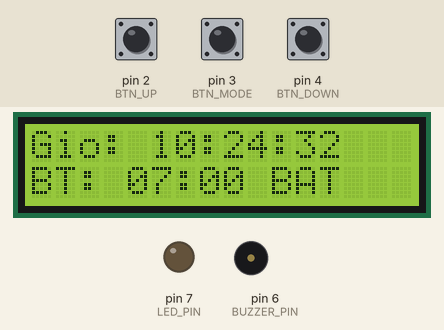
Simulated run of this sketch. Board: Arduino Uno, built with avr-gcc and run on an emulated ATmega328P. On the bench: 16×2 character LCD, output pins drawn as LEDs (lit = HIGH), buzzer (waves = sounding, pin HIGH). The test bench sets the inputs (shaded band); at power-on: pin 3 (BTN_MODE) HIGH, pin 4 (BTN_DOWN) HIGH, pin 2 (BTN_UP) HIGH. The local clock reads 2024-03-15 10:24:30 at power-on unless the sketch sets it; what the sketch prints to the serial monitor is not drawn.

Above: at 2.2 s.
2.3 s: pin 3 (BTN_MODE) pulled LOW for 0.15 s
At 3.8 s:
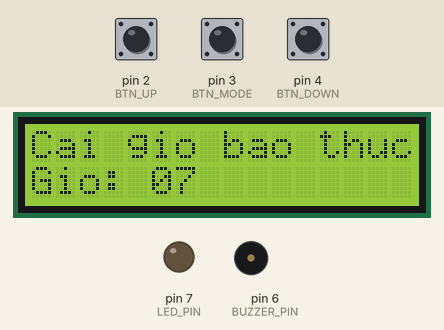
4.1 s: pin 3 (BTN_MODE) pulled LOW for 1 s
At 5.6 s:
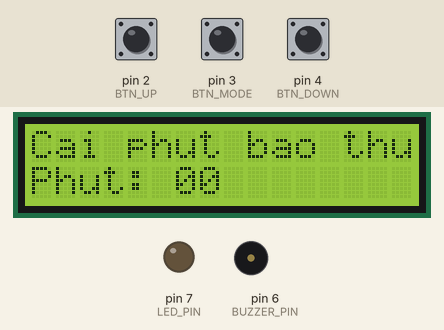
6.6 s: pin 4 (BTN_DOWN) pulled LOW for 0.15 s
At 6.86 s:
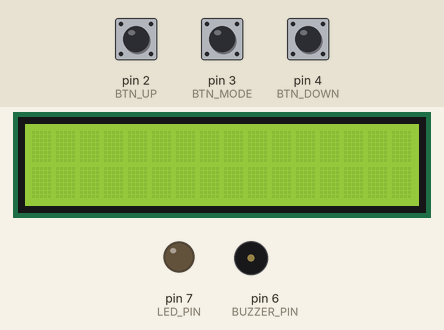
8.6 s: pin 4 (BTN_DOWN) pulled LOW for 1 s
At 10.2 s:
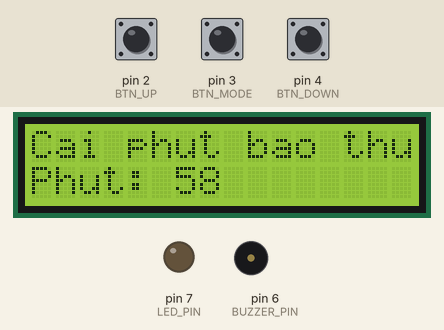
Timing chart, 0 to 11.7 s (numbered marks = the images above; inputs shaded):
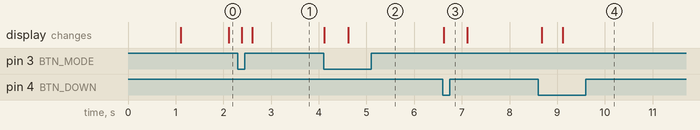

The sketch:

sketch_nov13a.ino
```cpp
#include <Wire.h>
#include <LiquidCrystal_I2C.h>
#include <RTClib.h>
#include <EEPROM.h>

// Chan ket noi - NUT DOWN DOI SANG CHAN 4
#define BUZZER_PIN 6    // PD6 - Buzzer
#define LED_PIN 7       // PD7 - LED
#define BTN_MODE 3      // PD3 - Nut MODE
#define BTN_UP 2        // PD2 - Nut UP
#define BTN_DOWN 4      // PD4 - Nut DOWN (doi sang chan 4)
#define BTN_SET 0       // PD0 - Nut SET

// Dia chi EEPROM
#define ALARM_HOUR_ADDR 0
#define ALARM_MINUTE_ADDR 1
#define ALARM_STATE_ADDR 2

// Khai bao doi tuong
RTC_DS1307 rtc;
LiquidCrystal_I2C lcd(0x27, 16, 2);

// Bien toan cuc
int currentHour, currentMinute, currentSecond;
int alarmHour = 7, alarmMinute = 0;
bool alarmEnabled = false;
bool alarmActive = false;

unsigned long lastDisplayUpdate = 0;
unsigned long displayUpdateInterval = 500;
unsigned long alarmStartTime = 0;
unsigned long alarmDuration = 30000;

enum Mode {CLOCK, SET_ALARM_HOUR, SET_ALARM_MINUTE};
Mode currentMode = CLOCK;

// Bien cho xu ly nut nhan
unsigned long lastButtonCheck = 0;
unsigned long buttonCheckInterval = 100;
bool btnModePressed = false;
bool btnUpPressed = false;
bool btnDownPressed = false;
bool btnSetPressed = false;

void setup() {
  Serial.begin(9600);

  // Khoi tao chan I/O
  pinMode(BUZZER_PIN, OUTPUT);
  pinMode(LED_PIN, OUTPUT);
  pinMode(BTN_MODE, INPUT_PULLUP);
  pinMode(BTN_UP, INPUT_PULLUP);
  pinMode(BTN_DOWN, INPUT_PULLUP);
  pinMode(BTN_SET, INPUT_PULLUP);

  digitalWrite(BUZZER_PIN, LOW);
  digitalWrite(LED_PIN, LOW);

  Wire.begin();

  lcd.init();
  lcd.backlight();
  lcd.clear();
  lcd.print("Khoi dong...");

  if (!rtc.begin()) {
    lcd.clear();
    lcd.print("Loi RTC!");
    while (1);
  }

  if (!rtc.isrunning()) {
    rtc.adjust(DateTime(F(__DATE__), F(__TIME__)));
  }

  alarmHour = EEPROM.read(ALARM_HOUR_ADDR);
  alarmMinute = EEPROM.read(ALARM_MINUTE_ADDR);
  alarmEnabled = EEPROM.read(ALARM_STATE_ADDR);

  if (alarmHour > 23) alarmHour = 7;
  if (alarmMinute > 59) alarmMinute = 0;

  delay(1000);
  lcd.clear();

  Serial.println("San sang! Nut DOWN o chan 4");
}

void loop() {
  unsigned long currentMillis = millis();

  if (currentMillis - lastDisplayUpdate >= displayUpdateInterval) {
    lastDisplayUpdate = currentMillis;
    readRTCTime();
    checkAlarm();
    updateDisplay();
  }

  if (currentMillis - lastButtonCheck >= buttonCheckInterval) {
    lastButtonCheck = currentMillis;
    handleButtons();
  }

  if (alarmActive) {
    handleActiveAlarm();
  }
}

void readRTCTime() {
  DateTime now = rtc.now();
  currentHour = now.hour();
  currentMinute = now.minute();
  currentSecond = now.second();
}

void checkAlarm() {
  if (alarmEnabled && !alarmActive) {
    if (currentHour == alarmHour && currentMinute == alarmMinute && currentSecond == 0) {
      alarmActive = true;
      alarmStartTime = millis();
    }
  }
}

void handleActiveAlarm() {
  unsigned long currentMillis = millis();

  if (currentMillis % 1000 < 500) {
    digitalWrite(BUZZER_PIN, HIGH);
    digitalWrite(LED_PIN, HIGH);
  } else {
    digitalWrite(BUZZER_PIN, LOW);
    digitalWrite(LED_PIN, LOW);
  }

  if (currentMillis - alarmStartTime >= alarmDuration) {
    stopAlarm();
  }
}

void stopAlarm() {
  alarmActive = false;
  digitalWrite(BUZZER_PIN, LOW);
  digitalWrite(LED_PIN, LOW);
}

void handleButtons() {
  int modeState = digitalRead(BTN_MODE);
  int upState = digitalRead(BTN_UP);
  int downState = digitalRead(BTN_DOWN);
  int setState = digitalRead(BTN_SET);

  // Nut MODE
  if (modeState == LOW && !btnModePressed) {
    btnModePressed = true;
    if (alarmActive) {
      stopAlarm();
    } else {
      switchMode();
    }
    delay(200);
  } else if (modeState == HIGH) {
    btnModePressed = false;
  }

  // Nut UP
  if (upState == LOW && !btnUpPressed) {
    btnUpPressed = true;
    handleUpButton();
    delay(150);
  } else if (upState == HIGH) {
    btnUpPressed = false;
  }

  // Nut DOWN
  if (downState == LOW && !btnDownPressed) {
    btnDownPressed = true;
    handleDownButton();
    Serial.println("Nut DOWN duoc nhan!");
    delay(150);
  } else if (downState == HIGH) {
    btnDownPressed = false;
  }

  // Nut SET
  if (setState == LOW && !btnSetPressed) {
    btnSetPressed = true;
    handleSetButton();
    delay(200);
  } else if (setState == HIGH) {
    btnSetPressed = false;
  }
}

void switchMode() {
  switch (currentMode) {
    case CLOCK:
      currentMode = SET_ALARM_HOUR;
      break;
    case SET_ALARM_HOUR:
      currentMode = SET_ALARM_MINUTE;
      break;
    case SET_ALARM_MINUTE:
      currentMode = CLOCK;
      EEPROM.write(ALARM_HOUR_ADDR, alarmHour);
      EEPROM.write(ALARM_MINUTE_ADDR, alarmMinute);
      break;
  }
  lcd.clear();
}

void handleUpButton() {
  switch (currentMode) {
    case SET_ALARM_HOUR:
      alarmHour = (alarmHour + 1) % 24;
      break;
    case SET_ALARM_MINUTE:
      alarmMinute = (alarmMinute + 1) % 60;
      break;
  }
  lcd.clear();
}

void handleDownButton() {
  switch (currentMode) {
    case SET_ALARM_HOUR:
      alarmHour = (alarmHour - 1 + 24) % 24;
      break;
    case SET_ALARM_MINUTE:
      alarmMinute = (alarmMinute - 1 + 60) % 60;
      break;
  }
  lcd.clear();
}

void handleSetButton() {
  alarmEnabled = !alarmEnabled;
  EEPROM.write(ALARM_STATE_ADDR, alarmEnabled);
  lcd.clear();
}

void updateDisplay() {
  lcd.setCursor(0, 0);

  switch (currentMode) {
    case CLOCK:
      lcd.print("Gio: ");
      printTwoDigits(currentHour);
      lcd.print(":");
      printTwoDigits(currentMinute);
      lcd.print(":");
      printTwoDigits(currentSecond);

      lcd.setCursor(0, 1);
      lcd.print("BT: ");
      printTwoDigits(alarmHour);
      lcd.print(":");
      printTwoDigits(alarmMinute);
      lcd.print(alarmEnabled ? " BAT" : " TAT");
      break;

    case SET_ALARM_HOUR:
      lcd.print("Cai gio bao thuc");
      lcd.setCursor(0, 1);
      lcd.print("Gio: ");
      printTwoDigits(alarmHour);
      lcd.print("    ");
      break;

    case SET_ALARM_MINUTE:
      lcd.print("Cai phut bao thuc");
      lcd.setCursor(0, 1);
      lcd.print("Phut: ");
      printTwoDigits(alarmMinute);
      lcd.print("    ");
      break;
  }
}

void printTwoDigits(int number) {
  if (number < 10) {
    lcd.print("0");
  }
  lcd.print(number);
}
```

Measured:
- after the input at 2.3 s, the display: first changes after 0.08 s (image 1 shows a later state)
- after the input at 4.1 s, the display: first changes at once (image 2 shows a later state)
- after the input at 6.6 s, the display: changes at once (image 3)
- after the input at 8.6 s, the display: first changes after 0.07 s (image 4 shows a later state)
